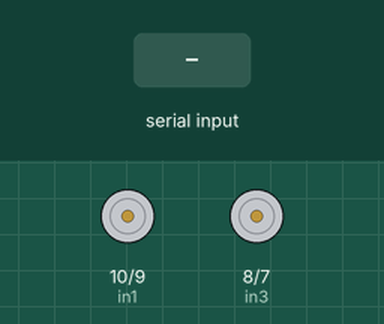
Recording of a sketch running on a simulated Arduino Uno, built with avr-gcc and run on an emulated ATmega328P. On the bench: motor-driver pin pairs drawn as motors (green arrow = first pin HIGH = forward, orange = second pin HIGH = backward, longer = more drive, scaled by the enable pin). The inputs (shaded band) are chosen by the test bench.

Above: at 1.2 s.
1.3 s: "F" received over the second serial link
At 2.3 s:
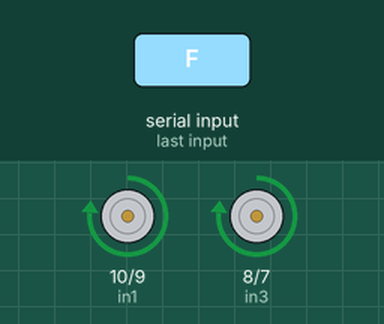
2.8 s: "B" received over the second serial link
At 3.4 s:
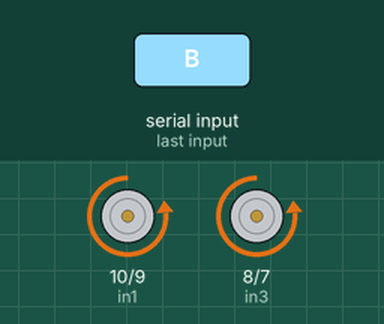
4.3 s: "L" received over the second serial link
At 4.6 s:
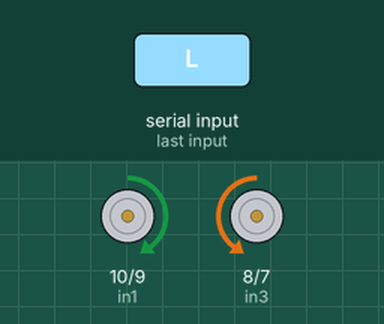
5.8 s: "R" received over the second serial link
At 6.9 s:
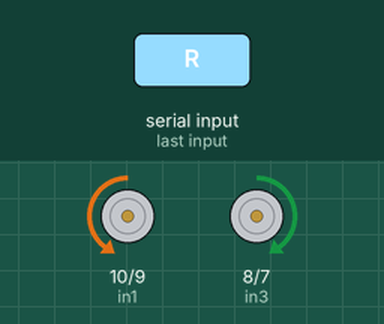
7.3 s: "G" received over the second serial link
At 8.1 s:
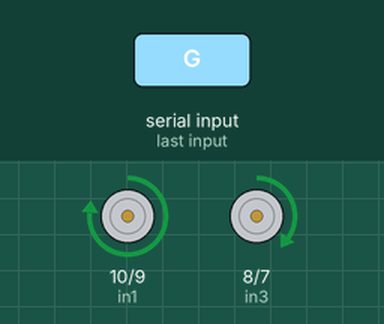
8.8 s: "H" received over the second serial link
At 9.2 s:
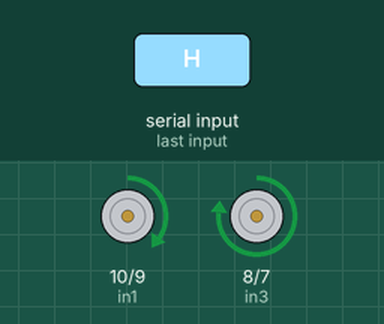
Timing chart, 0 to 11.3 s (numbered marks = the images above; inputs shaded):
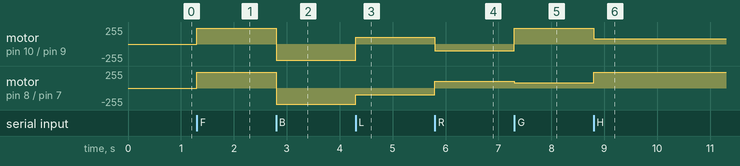

Measured:
- after the input at 1.3 s, motor on pin 10 (in1) / pin 9 (in2), motor on pin 8 (in3) / pin 7 (in4): stopped → forward 240/255 at once
- after the input at 2.8 s, motor on pin 10 (in1) / pin 9 (in2), motor on pin 8 (in3) / pin 7 (in4): forward 240/255 → backward 240/255 at once
- after the input at 4.3 s, motor on pin 10 (in1) / pin 9 (in2): backward 240/255 → forward 100/255 at once; motor on pin 8 (in3) / pin 7 (in4): backward 240/255 → backward 100/255 at once
- after the input at 5.8 s, motor on pin 10 (in1) / pin 9 (in2): forward 100/255 → backward 100/255 at once; motor on pin 8 (in3) / pin 7 (in4): backward 100/255 → forward 100/255 at once
- after the input at 7.3 s, motor on pin 10 (in1) / pin 9 (in2): backward 100/255 → forward 240/255 at once; motor on pin 8 (in3) / pin 7 (in4): forward 100/255 → forward 80/255 at once
- after the input at 8.8 s, motor on pin 10 (in1) / pin 9 (in2): forward 240/255 → forward 80/255 at once; motor on pin 8 (in3) / pin 7 (in4): forward 80/255 → forward 240/255 at once

The sketch:

bluetooth.ino
```cpp
#include <SoftwareSerial.h>

// HC-05
SoftwareSerial BT(12,13); // RX, TX

// --- MOTOR PİNLERİ ---
const int enA = 11;  // Sağ motor
const int in1 = 10;
const int in2 = 9;

const int enB = 6;   // Sol motor
const int in3 = 8;
const int in4 = 7;

int hiz = 240;
int yavasHiz = 110;
int donusHizi = 100;   // sadece R ve L için

void setup() {
  pinMode(enA, OUTPUT);
  pinMode(in1, OUTPUT);
  pinMode(in2, OUTPUT);

  pinMode(enB, OUTPUT);
  pinMode(in3, OUTPUT);
  pinMode(in4, OUTPUT);

  BT.begin(9600);

  dur();
}

void loop() {
  if (BT.available()) {
    char komut = BT.read();

    if (komut == 'F') ileri();
    else if (komut == 'B') geri();
    else if (komut == 'L') sol();
    else if (komut == 'R') sag();
    else if (komut == 'S') dur();

    // İKİ TUŞ KOMBİNASYONLARI
    else if (komut == 'G') ileriSol();   // F + L
    else if (komut == 'H') ileriSag();   // F + R
    else if (komut == 'I') geriSol();    // B + L
    else if (komut == 'J') geriSag();    // B + R

    // HIZ AYARLARI
    else if (komut == '0') hiz = 0;
    else if (komut == '1') hiz = 25;
    else if (komut == '2') hiz = 50;
    else if (komut == '3') hiz = 75;
    else if (komut == '4') hiz = 100;
    else if (komut == '5') hiz = 125;
    else if (komut == '6') hiz = 150;
    else if (komut == '7') hiz = 175;
    else if (komut == '8') hiz = 200;
    else if (komut == '9') hiz = 255;

    yavasHiz = hiz / 3;
  }
}

// =======================
// MOTOR FONKSİYONLARI
// =======================

void ileri() {
  analogWrite(enA, hiz);
  analogWrite(enB, hiz);

  digitalWrite(in1, HIGH);
  digitalWrite(in2, LOW);

  digitalWrite(in3, HIGH);
  digitalWrite(in4, LOW);
}

void geri() {
  analogWrite(enA, hiz);
  analogWrite(enB, hiz);

  digitalWrite(in1, LOW);
  digitalWrite(in2, HIGH);

  digitalWrite(in3, LOW);
  digitalWrite(in4, HIGH);
}

void sag() {

  analogWrite(enA, donusHizi);
  analogWrite(enB, donusHizi);

  digitalWrite(in1, LOW);
  digitalWrite(in2, HIGH);

  digitalWrite(in3, HIGH);
  digitalWrite(in4, LOW);
}

void sol() {

  analogWrite(enA, donusHizi);
  analogWrite(enB, donusHizi);

  digitalWrite(in1, HIGH);
  digitalWrite(in2, LOW);

  digitalWrite(in3, LOW);
  digitalWrite(in4, HIGH);
}


void ileriSol() {

  analogWrite(enA, hiz);
  analogWrite(enB, 80);

  digitalWrite(in1, HIGH);
  digitalWrite(in2, LOW);

  digitalWrite(in3, HIGH);
  digitalWrite(in4, LOW);
}

void ileriSag() {

  analogWrite(enA, 80);   // sağ motor baya yavaş
  analogWrite(enB, hiz);  // sol motor full

  digitalWrite(in1, HIGH);
  digitalWrite(in2, LOW);

  digitalWrite(in3, HIGH);
  digitalWrite(in4, LOW);
}

void geriSol() {
  // Sola kıvrılarak geri
  analogWrite(enA, hiz);
  analogWrite(enB, yavasHiz);

  digitalWrite(in1, LOW);
  digitalWrite(in2, HIGH);

  digitalWrite(in3, LOW);
  digitalWrite(in4, HIGH);
}

void geriSag() {
  // Sağa kıvrılarak geri
  analogWrite(enA, yavasHiz);
  analogWrite(enB, hiz);

  digitalWrite(in1, LOW);
  digitalWrite(in2, HIGH);

  digitalWrite(in3, LOW);
  digitalWrite(in4, HIGH);
}

void dur() {
  analogWrite(enA, 0);
  analogWrite(enB, 0);

  digitalWrite(in1, LOW);
  digitalWrite(in2, LOW);

  digitalWrite(in3, LOW);
  digitalWrite(in4, LOW);
}
```
